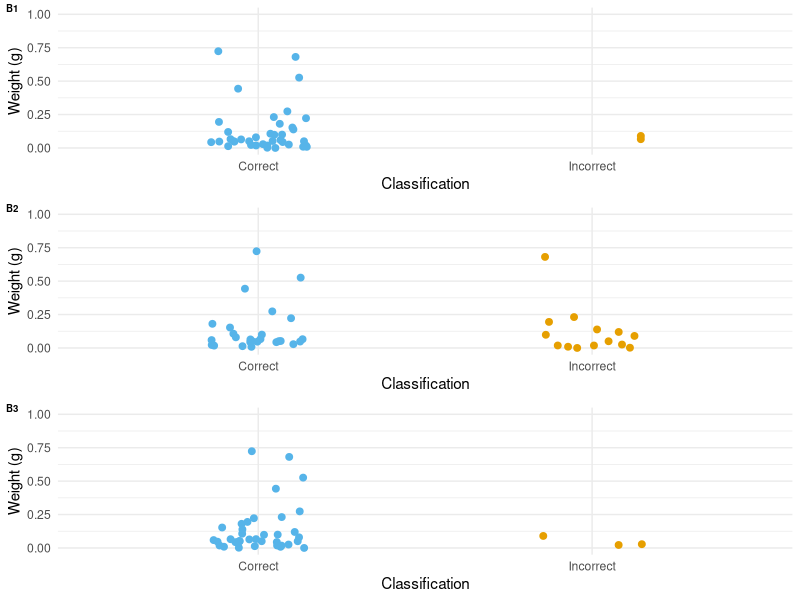
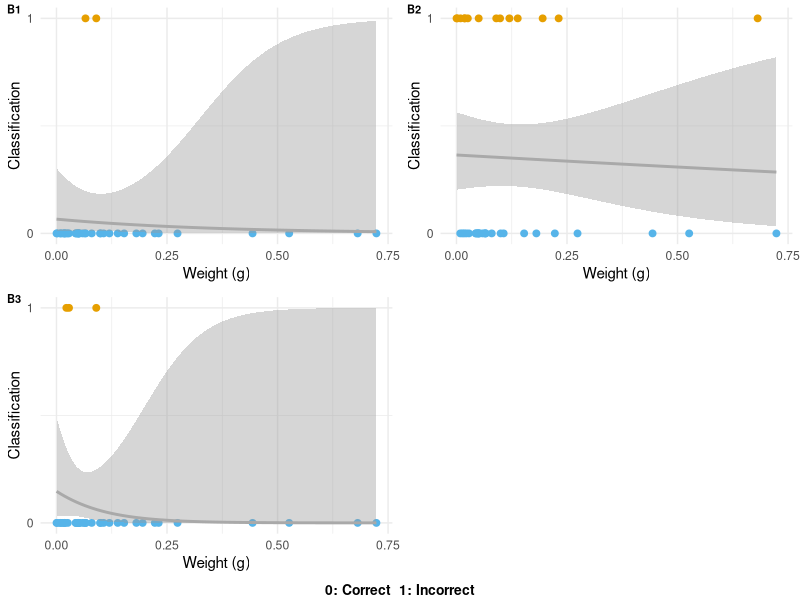
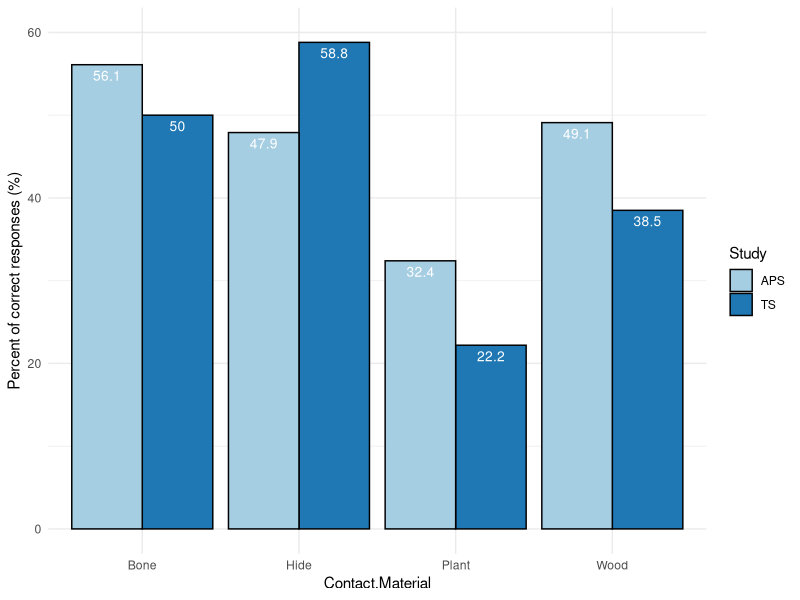
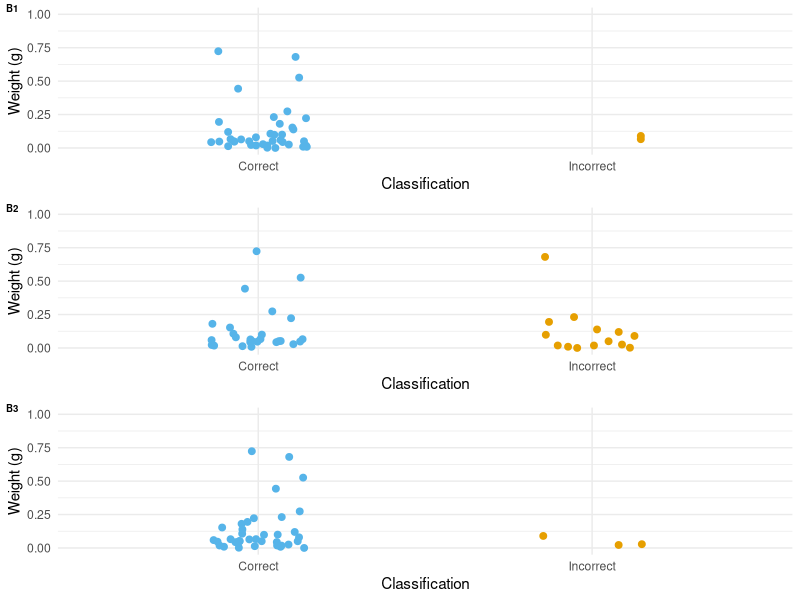
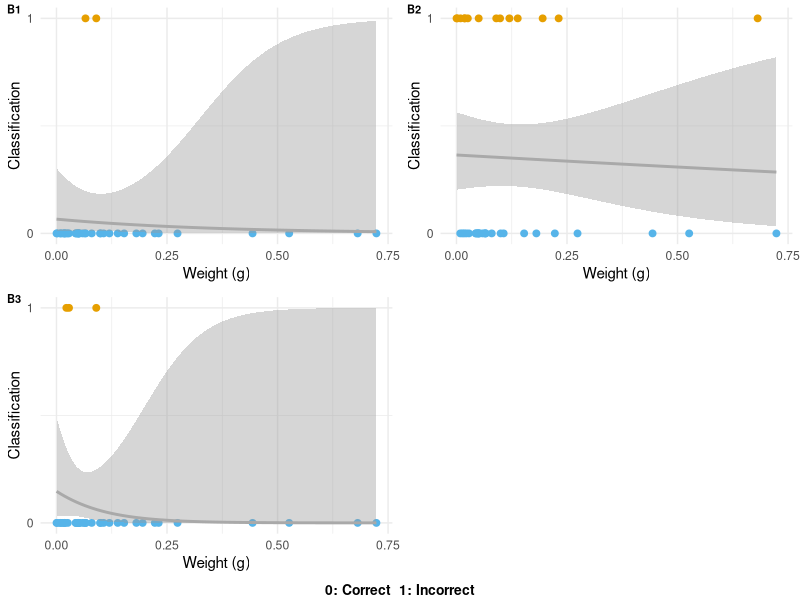
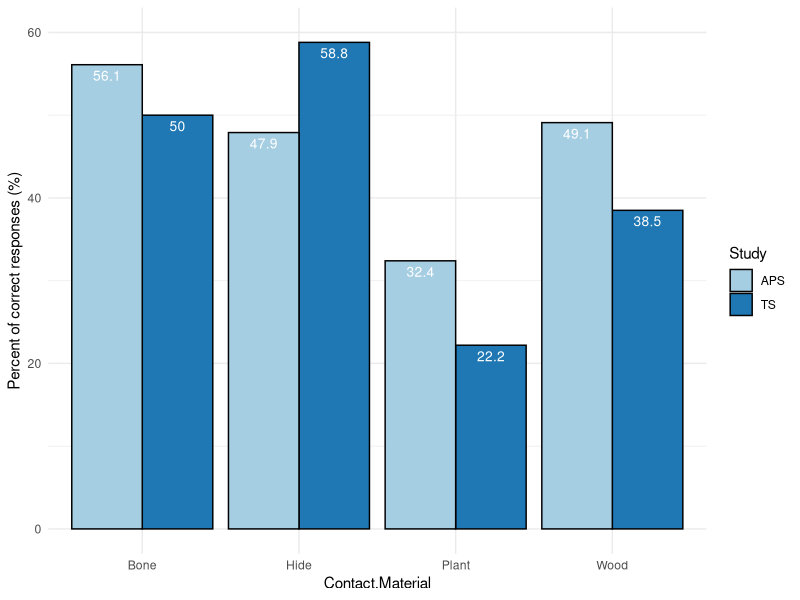

Here is the R script that generated these plots, in order:
### TITLE: TOWARDS AN UNDERSTANDING OF RETOUCH FLAKES: A USE-WEAR BLIND TEST ON KNAPPED STONE MICRODEBITAGE
### LEAD AUTHOR: BEN CHAN (B.CHAN@SOTON.AC.UK)

### ABSTRACT ###
### THE ANALYSIS OF LITHIC MICRODEBITAGE FORMS PART OF A BROADER FIELD OF MICROARTEFACT 
### STUDIES WHICH IS PRIMARILY DIRECTED TOWARDS THE IDENTIFICATION OF ACTIVITY AREAS 
### WITHIN ARCHAEOLOGICAL SITES. ANALYTICAL APPROACHES TO MICRODEBITAGE, INCLUDING RETOUCH 
### FLAKES FROM THE PRODUCTION AND MAINTENANCE OF KNAPPED STONE TOOLS, INVOLVE THE MAPPING 
### OF MICROARTEFACT DENSITIES, AND THE CREATION OF TECHNO-TYPOLOGIES TO CHARACTERISE THE 
### FORM OF RETOUCH FLAKES FROM DIFFERENT TYPES OF TOOLS. WHILST USE-WEAR ANALYSIS IS A 
### COMMON APPROACH TO COMPLETE TOOLS, IT HAS BEEN APPLIED MUCH LESS COMMONLY TO THE 
### RETOUCH, OR RESHARPENING, FLAKES PRODUCED DURING THEIR MAINTENANCE. THIS PAPER 
### CONTENDS THAT THIS TYPE OF ANALYSIS HOLDS GREAT POTENTIAL IN IDENTIFYING ACTIVITY 
### AREAS ON ARCHAEOLOGICAL SITE, REPRESENTING A RELATIVELY UNEXPLORED ANALYTICAL RESOURCES 
### WITHIN MICROARTEFACT ASSEMBLAGES. IN ORDER TO TEST THE RANGE OF FACTORS THAT AFFECT 
### THE IDENTIFICATION OF USE-WEAR TRACES ON SMALL RETOUCH FLAKES, A BLIND TEST CONSISTING 
### OF 40 RETOUCH FLAKES WAS CONDUCTED. THE RESULTS SHOW THAT WEAR TRACES CAN BE IDENTIFIED 
### WITH COMPARABLE LEVELS ACCURACY TO THOSE REPORTED FOR HISTORIC BLIND TESTS OF STANDARD 
### LITHIC TOOLS SUGGESTING THAT THE USE-WEAR ANALYSIS OF RETOUCH FLAKES CAN BE A USEFUL 
### ANALYTICAL TOOL IN UNDERSTANDING SITE FUNCTION. 

### SCRIPT AUTHOR: CHRISTIAN STEVEN HOGGARD ###
### SCRIPT CONTACT: C.S.HOGGARD@SOTON.AC.UK / CHRISTIANHOGGARD@GMAIL.COM ###
### LAST EDITED: 21/10/2019 ###

### SYSTEM INFORMATION ###
### R version 3.6.1 (2019-07-05) ###
### Platform: x86_64-w64-mingw32/x64 (64-bit) ###
### Running under: Windows 10 x64 (build 18362) ###

if(!require("tidyverse")) install.packages('tidyverse', repos='http://cran.us.r-project.org') ### tidyverse 1.2.1
if(!require("rms")) install.packages('rms', repos='http://cran.us.r-project.org') ### rms 5.1-3.1
if(!require("ggpubr")) install.packages('ggpubr', repos='http://cran.us.r-project.org') ### ggpubr 0.2.3

dataset <- as.data.frame(readxl::read_excel("Chan_et_al_2020_1.xlsx", col_names = TRUE)) ### load the data frame
compdata1 <- read.csv("Chan_et_al_2020_2.csv", header = T) ### load the comparative dataset
compdata2 <- read.csv("Chan_et_al_2020_3.csv", header = T) ### load the comparative dataset (transformed)

df1 <- select(dataset, "classification_id1" = UCT1, W)
df2 <- select(dataset, "classification_id2" = UCT2, W)
df3 <- select(dataset, "classification_id3" = UCT3, W)

df1$classification_id1 <- as.factor(df1$classification_id1)
df2$classification_id2 <- as.factor(df2$classification_id2)
df3$classification_id3 <- as.factor(df3$classification_id3)

fig1a <- ggplot(df1, aes(classification_id1, W)) + geom_jitter(width = 0.15, size = 2, aes(colour = classification_id1)) + ylim(0,1) + labs(x = "Classification", y = "Weight (g)") + scale_colour_manual(values=c("#56B4E9", "#E69F00")) + theme_minimal() + theme(legend.position = "none")
fig1b <- ggplot(df2, aes(classification_id2, W)) + geom_jitter(width = 0.15, size = 2, aes(colour = classification_id2)) + ylim(0,1) + labs(x = "Classification", y = "Weight (g)") + scale_colour_manual(values=c("#56B4E9", "#E69F00")) + theme_minimal() + theme(legend.position = "none")
fig1c <- ggplot(df3, aes(classification_id3, W)) + geom_jitter(width = 0.15, size = 2, aes(colour = classification_id3)) + ylim(0,1) + labs(x = "Classification", y = "Weight (g)") + scale_colour_manual(values=c("#56B4E9", "#E69F00")) + theme_minimal() + theme(legend.position = "none")
ggarrange(fig1a, fig1b, fig1c, labels = c("B1", "B2", "B3"), ncol = 1, font.label = list(size = 7))
ggsave("Figure_1.tiff", plot = last_plot(), width = 120, height = 160, units = "mm")

glm1 <- glm(classification_id1 ~ W, df1, family = binomial) ### generalised linear model (binomial)
glm2 <- glm(classification_id2 ~ W, df2, family = binomial) ### generalised linear model (binomial)
glm3 <- glm(classification_id3 ~ W, df3, family = binomial) ### generalised linear model (binomial)

summary(glm1) ### summary (inc. parameter signifiance)
summary(glm2) ### summary (inc. parameter signifiance)
summary(glm3) ### summary (inc. parameter signifiance)

fig2a <- ggplot(df1, aes(x=W, y=as.numeric(df1$classification_id1) - 1)) + geom_point(size = 2, aes(colour = classification_id1)) + stat_smooth(method="glm", se=TRUE, colour = "dark grey", method.args = list(family=binomial)) +  labs(x = "Weight (g)", y = "Classification") + scale_x_continuous(breaks=c(0,0.25,0.5,0.75)) + scale_y_continuous(breaks=c(0,1)) + theme_minimal() + theme(legend.position = "none") + scale_colour_manual(values=c("#56B4E9", "#E69F00"))
fig2b <- ggplot(df2, aes(x=W, y=as.numeric(df2$classification_id2) - 1)) + geom_point(size = 2, aes(colour = classification_id2)) + stat_smooth(method="glm", se=TRUE, colour = "dark grey", method.args = list(family=binomial)) +  labs(x = "Weight (g)", y = "Classification") + scale_x_continuous(breaks=c(0,0.25,0.5,0.75)) + scale_y_continuous(breaks=c(0,1)) + theme_minimal() + theme(legend.position = "none") + scale_colour_manual(values=c("#56B4E9", "#E69F00"))
fig2c <- ggplot(df3, aes(x=W, y=as.numeric(df3$classification_id3) - 1)) + geom_point(size = 2, aes(colour = classification_id3)) + stat_smooth(method="glm", se=TRUE, colour = "dark grey", method.args = list(family=binomial)) +  labs(x = "Weight (g)", y = "Classification") + scale_x_continuous(breaks=c(0,0.25,0.5,0.75)) + scale_y_continuous(breaks=c(0,1)) + theme_minimal() + theme(legend.position = "none") + scale_colour_manual(values=c("#56B4E9", "#E69F00"))
figure_2 <-ggarrange(fig2a, fig2b, fig2c, labels = c("B1", "B2", "B3"), nrow = 2, ncol = 2, font.label = list(size = 8))
annotate_figure(figure_2, bottom = text_grob("0: Correct  1: Incorrect", color = "black", face = "bold", size = 10))
ggsave("Figure_2.tiff", width = 180, height = 180, units = "mm")

glm1$null.deviance ### null deviance value (log-likelihood values)
glm1$deviance ### deviance value (log-likelihood values)
glm2$null.deviance ### null deviance value (log-likelihood values)
glm2$deviance ### deviance value (log-likelihood values)
glm3$null.deviance ### null deviance value (log-likelihood values)
glm3$deviance ### deviance value (log-likelihood values)

modelchi1 <- glm1$null.deviance - glm1$deviance ### model chi square value (csv)
modelchi2 <- glm2$null.deviance - glm2$deviance ### model chi square value (csv)
modelchi3 <- glm3$null.deviance - glm3$deviance ### model chi square value (csv)
modelchi1 ### call csv
modelchi2 ### call csv
modelchi3 ### call csv

pseudo.r2.gml1 <- modelchi1 / glm1$null.deviance ### pseudo r-square (Hosmer and Lemeshow r-square)
pseudo.r2.gml2 <- modelchi2 / glm2$null.deviance ### pseudo r-square (Hosmer and Lemeshow r-square)
pseudo.r2.gml3 <- modelchi3 / glm3$null.deviance ### pseudo r-square (Hosmer and Lemeshow r-square)

chisq.prob.1 <- 1 - pchisq(modelchi1, (glm1$df.null - glm1$df.residual)) ### pseudo p value (likelihood ratio p-value: model significance)
chisq.prob.2 <- 1 - pchisq(modelchi2, (glm2$df.null - glm2$df.residual)) ### pseudo p value (likelihood ratio p-value: model significance)
chisq.prob.3 <- 1 - pchisq(modelchi3, (glm3$df.null - glm3$df.residual)) ### pseudo p value (likelihood ratio p-value: model significance)

chisq.test(compdata1$TS, compdata1$APS)

figure_3 <- ggplot(compdata2, aes(Contact.Material, Percentage, fill = Study)) + geom_bar(stat="identity", color="black", position=position_dodge()) + theme_minimal() + ylim(0, 60) + scale_fill_brewer(palette="Paired") + labs(y = "Percent of correct responses (%)") + geom_text(aes(label=Percentage), vjust=1.6, color="white", position = position_dodge(0.9), size=3.5)
figure_3
ggsave("Figure_3.tiff", width = 120, height = 120, units = "mm")
